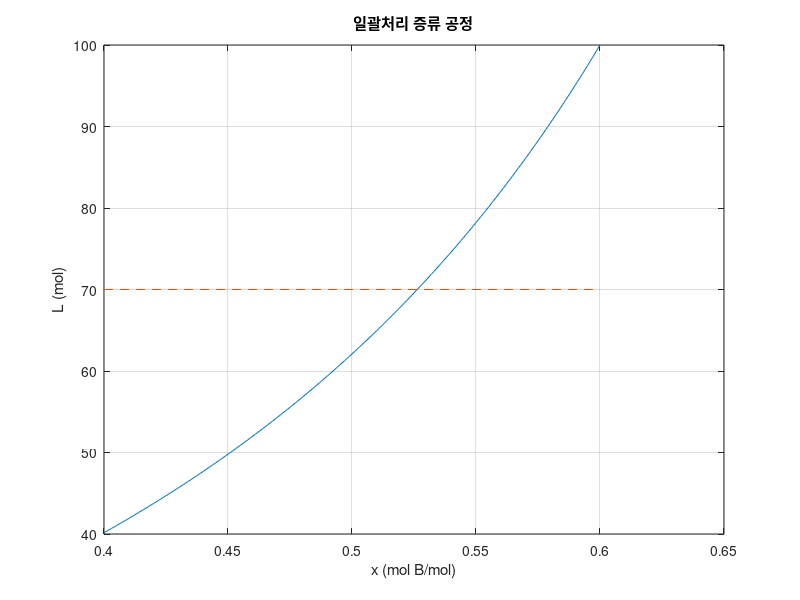

MATLAB code to generate this figure:
% [실습] 일괄처리(batch) 증류 공정 (W4, 2장 수치/셀/구조체 배열 (2))
% L = 100*(x/0.6)^0.625 * ((1-x)/0.4)^(-1.625)
% L = 70 일 때의 벤젠 몰 비율 x를 그래프에서 읽는다.

% 벤젠 몰 비율 x (처음 0.6에서 증류가 진행되며 줄어든다)
x = 0.4:0.001:0.6;

% 배열 지수승(.^)과 원소-대-원소 곱셈(.*) 사용
L = 100*(x/0.6).^0.625 .* ((1-x)/0.4).^(-1.625);

% x 대 L 그래프
plot(x, L, [0.4, 0.6], [70, 70], '--')
xlabel('x (mol B/mol)')
ylabel('L (mol)')
title('일괄처리 증류 공정')
grid on

% 그래프에서 L = 70 (점선)과 만나는 점을 읽으면 x = 약 0.526
